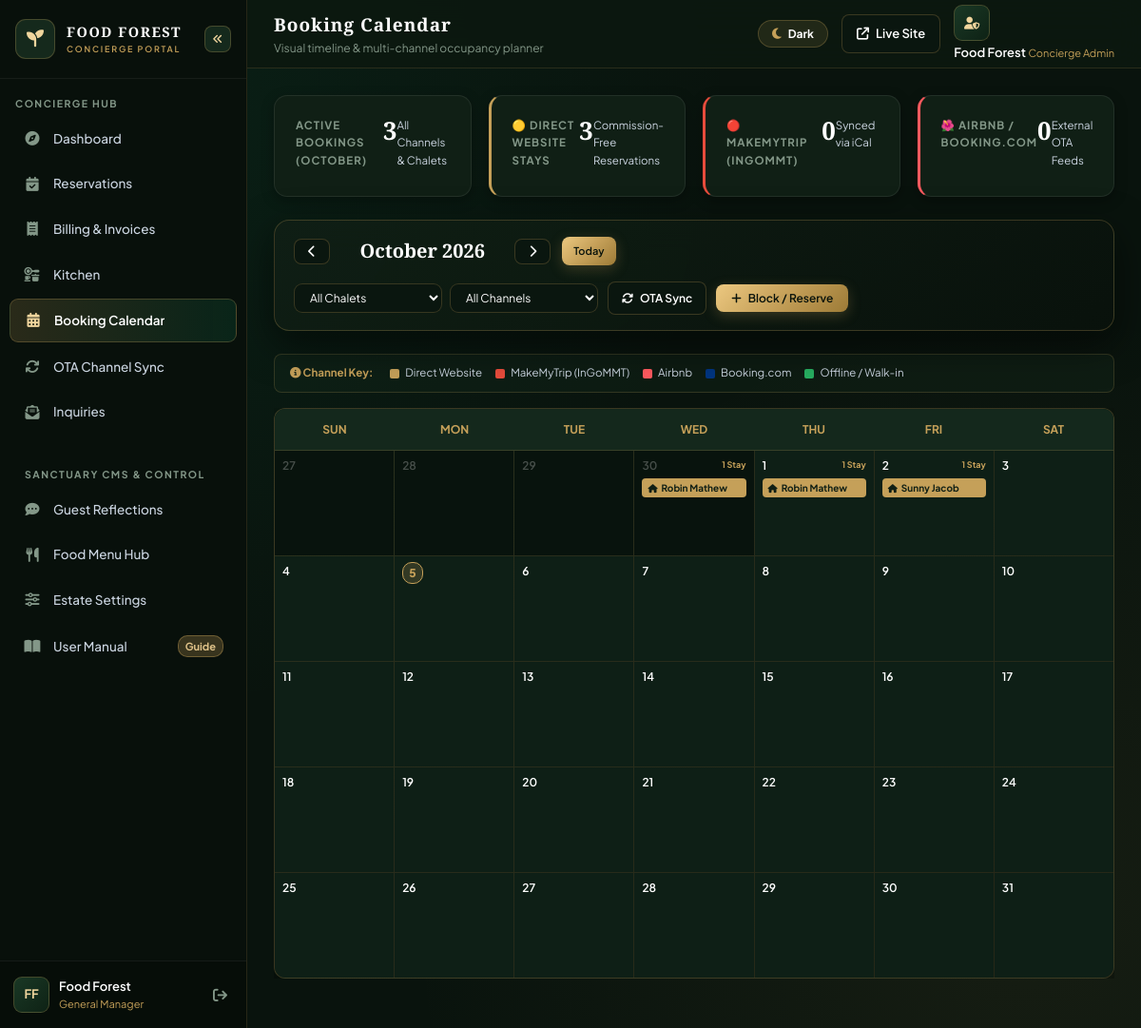
/admin/calendar.php (signed in), run on an earlier commit of the app's database.
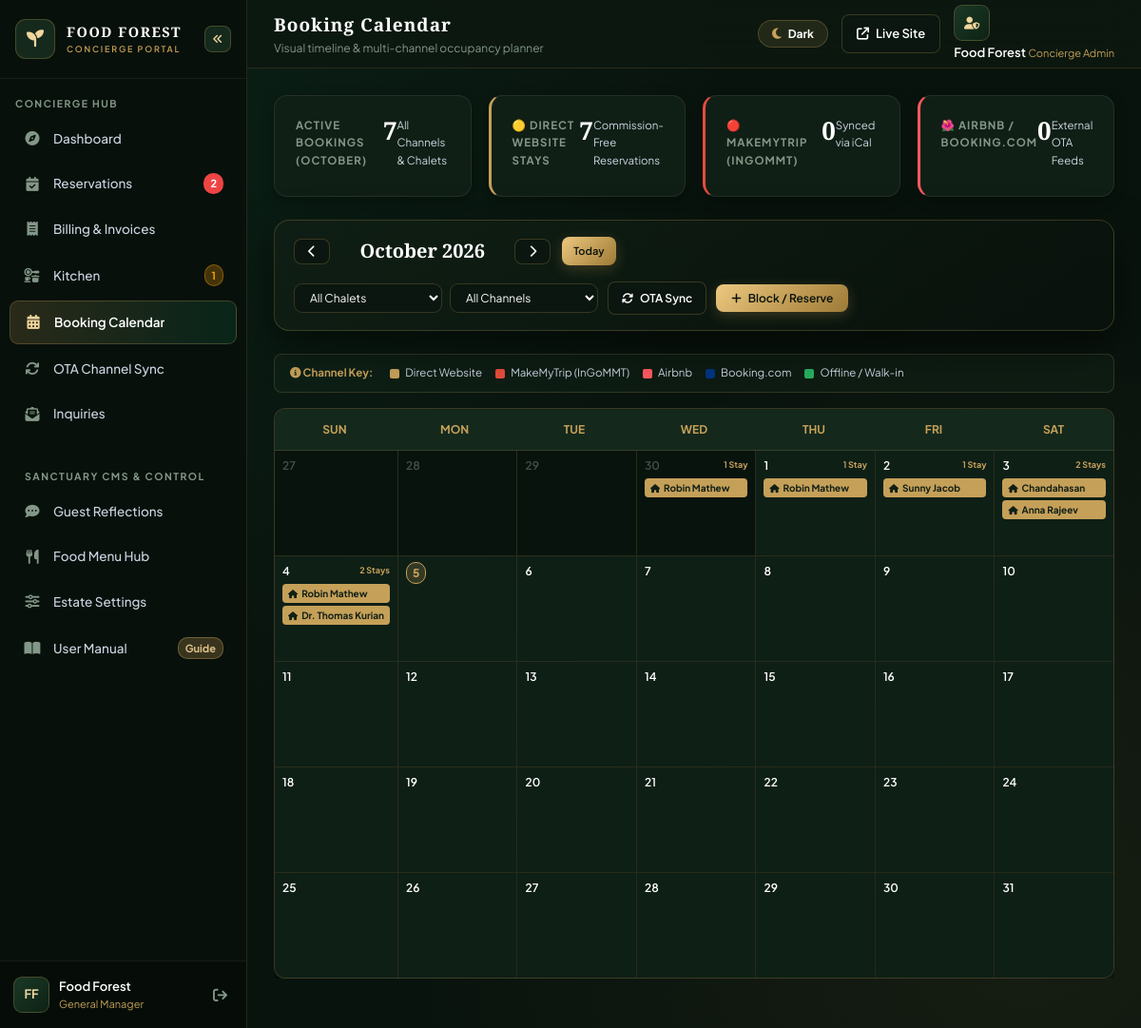
And on a later commit of the database.
### tables this page shows
CREATE TABLE `bookings` (
  `id` int(11) NOT NULL AUTO_INCREMENT,
  `user_id` int(11) DEFAULT NULL,
  `is_guest` tinyint(1) DEFAULT 1,
  `guest_access_token` varchar(100) DEFAULT NULL,
  `expires_at` datetime DEFAULT NULL,
  `reference_code` varchar(100) NOT NULL,
  `villa_type` varchar(255) NOT NULL,
  `duplex_unit` varchar(20) DEFAULT 'full',
  `booking_source` varchar(50) DEFAULT 'direct_website',
  `billing_type` varchar(20) DEFAULT 'estimate',
  `gst_number` varchar(50) DEFAULT NULL,
  `billing_name` varchar(150) DEFAULT NULL,
  `billing_address` text DEFAULT NULL,
  `gst_percentage` decimal(5,2) DEFAULT 0.00,
  `gst_amount` decimal(10,2) DEFAULT 0.00,
  `external_uid` varchar(255) DEFAULT NULL,
  `sync_hash` varchar(64) DEFAULT NULL,
  `guest_name` varchar(150) NOT NULL,
  `guest_phone` varchar(50) NOT NULL,
  `guest_email` varchar(150) DEFAULT NULL,
  `id_proof_type` varchar(100) DEFAULT NULL,
  `id_proof_number` varchar(100) DEFAULT NULL,
  `id_proof_file` varchar(255) DEFAULT NULL,
  `city_state` varchar(255) DEFAULT NULL,
  `country` varchar(100) DEFAULT 'India',
  `adults_count` int(11) DEFAULT 2,
  `kids_count` int(11) DEFAULT 0,
  `extra_adults` int(11) DEFAULT 0,
  `extra_kids` int(11) DEFAULT 0,
  `guests_count` int(11) DEFAULT 2,
  `checkin_date` date NOT NULL,
  `checkout_date` date NOT NULL,
  `checked_in_at` datetime DEFAULT NULL,
  `checked_out_at` datetime DEFAULT NULL,
  `nights` int(11) DEFAULT 1,
  `addons` text DEFAULT NULL,
  `activities_json` longtext DEFAULT NULL,
  `billing_items_json` longtext DEFAULT NULL,
  `food_items` longtext DEFAULT NULL,
  `food_amount` decimal(10,2) DEFAULT 0.00,
  `food_status` varchar(50) DEFAULT 'none',
  `room_amount` decimal(10,2) DEFAULT 0.00,
  `special_notes` text DEFAULT NULL,
  `billing_notes` text DEFAULT NULL,
  `total_amount` decimal(10,2) NOT NULL,
  `advance_paid` decimal(10,2) DEFAULT 0.00,
  `discount_amount` decimal(10,2) DEFAULT 0.00,
  `tax_amount` decimal(10,2) DEFAULT 0.00,
  `extra_charges` decimal(10,2) DEFAULT 0.00,
  `payment_method` varchar(50) DEFAULT 'unspecified',
  `payment_status` varchar(50) DEFAULT 'unpaid',
  `status` varchar(50) DEFAULT 'pending',
  `created_at` timestamp NOT NULL DEFAULT current_timestamp(),
  PRIMARY KEY (`id`),
  UNIQUE KEY `reference_code` (`reference_code`)
);

### admin/calendar.php (the view, shortened to what the rows shown need)
<?php
require_once __DIR__ . '/includes/header.php';
$pdo = get_db();
$curr_month = isset($_GET['month']) ? max(1, min(12, (int)$_GET['month'])) : (int)date('n');
$curr_year = isset($_GET['year']) ? max(2020, min(2035, (int)$_GET['year'])) : (int)date('Y');
$first_day_ts = strtotime("{$curr_year}-{$curr_month}-01");
$days_in_month = (int)date('t', $first_day_ts);
$first_day_of_week = (int)date('w', $first_day_ts);
$month_name = date('F', $first_day_ts);
$cal_start_date = date('Y-m-d', strtotime("-{$first_day_of_week} days", $first_day_ts));
$total_cells = ceil(($first_day_of_week + $days_in_month) / 7) * 7;
$cal_end_date = date('Y-m-d', strtotime("+ " . ($total_cells - 1) . " days", strtotime($cal_start_date)));
$b_sql = "SELECT b.*, r.title AS room_title
          FROM bookings b
          LEFT JOIN rooms r ON b.villa_type = r.slug
          WHERE b.status NOT IN ('cancelled', 'rejected')
            AND b.checkin_date <= ?
            AND b.checkout_date >= ?";
$b_params = [$cal_end_date, $cal_start_date];
$b_sql .= " ORDER BY b.checkin_date ASC";
$b_stmt = $pdo->prepare($b_sql);
$b_stmt->execute($b_params);
$bookings = $b_stmt->fetchAll(PDO::FETCH_ASSOC);
$bookings_by_date = [];
$source_counts = [
    'direct_website' => 0,
    'makemytrip' => 0,
    'airbnb' => 0,
    'booking_com' => 0,
    'offline_direct' => 0
];
foreach ($bookings as $b) {
    $src = strtolower(trim($b['booking_source'] ?: 'direct_website'));
    if (stripos($src, 'make') !== false || stripos($src, 'mmt') !== false) {
        $src_key = 'makemytrip';
    } elseif (stripos($src, 'air') !== false) {
        $src_key = 'airbnb';
    } elseif (stripos($src, 'booking') !== false) {
        $src_key = 'booking_com';
    } elseif ($src === 'direct_website') {
        $src_key = 'direct_website';
    } else {
        $src_key = 'offline_direct';
    }
    if (isset($source_counts[$src_key])) {
        $source_counts[$src_key]++;
    } else {
        $source_counts['offline_direct']++;
    }
    $c_start = new DateTime($b['checkin_date']);
    $c_end = new DateTime($b['checkout_date']);
    while ($c_start < $c_end) {
        $d_str = $c_start->format('Y-m-d');
        if (!isset($bookings_by_date[$d_str])) {
            $bookings_by_date[$d_str] = [];
        }
        $bookings_by_date[$d_str][] = $b;
        $c_start->modify('+1 day');
    }
}
?>
<div class="adm-content-container">
    <div class="adm-kpi-grid" style="grid-template-columns: repeat(auto-fit, minmax(200px, 1fr)); margin-bottom: 24px;">
        <div class="adm-kpi-card" style="border-left: 3px solid #C5A059;">
            <div class="adm-kpi-label">🟡 Direct Website Stays</div>
            <div class="adm-kpi-number"><?php echo $source_counts['direct_website']; ?></div>
            <span class="adm-kpi-trend">Commission-Free Reservations</span>
        </div>
    </div>
    <div class="adm-card" style="margin-bottom: 24px; padding: 16px 20px;">
        <div style="display: flex; flex-wrap: wrap; justify-content: space-between; align-items: center; gap: 16px;">
            <div style="display: flex; align-items: center; gap: 12px;">
                <h2 style="font-family: var(--adm-font-title); font-size: 20px; color: #FFFFFF; margin: 0; min-width: 170px; text-align: center;">
                    <?php echo $month_name . ' ' . $curr_year; ?>
                </h2>
            </div>
        </div>
    </div>
    <div class="adm-table-responsive" style="border: none; background: transparent; padding: 0; margin-bottom: 24px;">
        <div class="adm-card" style="padding: 0; overflow: hidden; border-radius: 12px; min-width: 680px; margin-bottom: 0;">
        <div style="display: grid; grid-template-columns: repeat(7, 1fr); gap: 1px; background: rgba(197, 160, 89, 0.15);">
            <?php
            $curr_cal_date = new DateTime($cal_start_date);
            $today_str = date('Y-m-d');
            for ($i = 0; $i < $total_cells; $i++):
                $d_str = $curr_cal_date->format('Y-m-d');
                $d_num = (int)$curr_cal_date->format('j');
                $is_current_month = ((int)$curr_cal_date->format('n') === $curr_month);
                $is_today = ($d_str === $today_str);
                $day_bookings = $bookings_by_date[$d_str] ?? [];
            ?>
                <div class="cal-day-cell <?php echo !$is_current_month ? 'other-month' : ''; ?> <?php echo $is_today ? 'is-today' : ''; ?>"
                     style="min-height: 110px; background: <?php echo $is_current_month ? '#0e1f16' : '#08130d'; ?>; padding: 6px 8px; position: relative; cursor: pointer; transition: background 0.2s ease;"
                     onclick="handleDayClick('<?php echo $d_str; ?>')">
                    <div style="display: flex; justify-content: space-between; align-items: center; margin-bottom: 4px;">
                        <span style="font-size: 12px; font-weight: <?php echo $is_today ? '800' : '600'; ?>; color: <?php echo $is_today ? 'var(--adm-gold)' : ($is_current_month ? '#FFFFFF' : 'rgba(255,255,255,0.25)'); ?>; <?php echo $is_today ? 'background: rgba(197, 160, 89, 0.2); padding: 1px 6px; border-radius: 10px; border: 1px solid var(--adm-gold);' : ''; ?>">
                            <?php echo $d_num; ?>
                        </span>
                        <?php if (count($day_bookings) > 0): ?>
                            <span style="font-size: 9px; color: var(--adm-gold); font-weight: 700;">
                                <?php echo count($day_bookings); ?> Stay<?php echo count($day_bookings) > 1 ? 's' : ''; ?>
                            </span>
                        <?php endif; ?>
                    </div>
                    <div style="display: flex; flex-direction: column; gap: 3px;">
                        <?php
                        foreach ($day_bookings as $b):
                            $pill_bg = '#C5A059';
                            $pill_color = '#101F15';
                            $badge_icon = 'fa-solid fa-house';
                        ?>
                            <div class="cal-booking-pill"
                                 onclick="event.stopPropagation(); openBookingDetailModal(<?php echo htmlspecialchars(json_encode($b)); ?>)"
                                 style="background: <?php echo $pill_bg; ?>; color: <?php echo $pill_color; ?>; padding: 2px 6px; border-radius: 4px; font-size: 10px; font-weight: 700; white-space: nowrap; overflow: hidden; text-overflow: ellipsis; display: flex; align-items: center; gap: 4px;"
                                 title="<?php echo htmlspecialchars($b['guest_name'] . ' (' . ($b['room_title'] ?: $b['villa_type']) . ') - ' . $b['checkin_date'] . ' to ' . $b['checkout_date']); ?>">
                                <i class="<?php echo $badge_icon; ?>" style="font-size: 9px;"></i>
                                <span><?php echo htmlspecialchars($b['guest_name']); ?></span>
                            </div>
                        <?php endforeach; ?>
                    </div>
                </div>
            <?php
                $curr_cal_date->modify('+1 day');
            endfor;
            ?>
        </div>
    </div>
</div>
</div>
<?php require_once __DIR__ . '/includes/footer.php'; ?>

What changed in the data, as far as the page shows it:
changed bookings "Sunny Jacob": id (not shown) → "7"
added bookings: guest_name "Chandahasan", shown under "3"
added bookings: guest_name "Anna Rajeev", shown under "3"
added bookings: guest_name "Robin Mathew", shown under "4"
added bookings: guest_name "Dr. Thomas Kurian", shown under "4"
Also different on the page:
$pending_count: (not shown) → "2"
$today_kitchen_orders_count: (not shown) → "1"
$total_bookings_count: "3" → "7"
$source_counts['direct_website']: "3" → (not shown)
new list line: "3 2 Stay s"
new list line: "4 2 Stay s"
list line gone: "3"
list line gone: "4"
